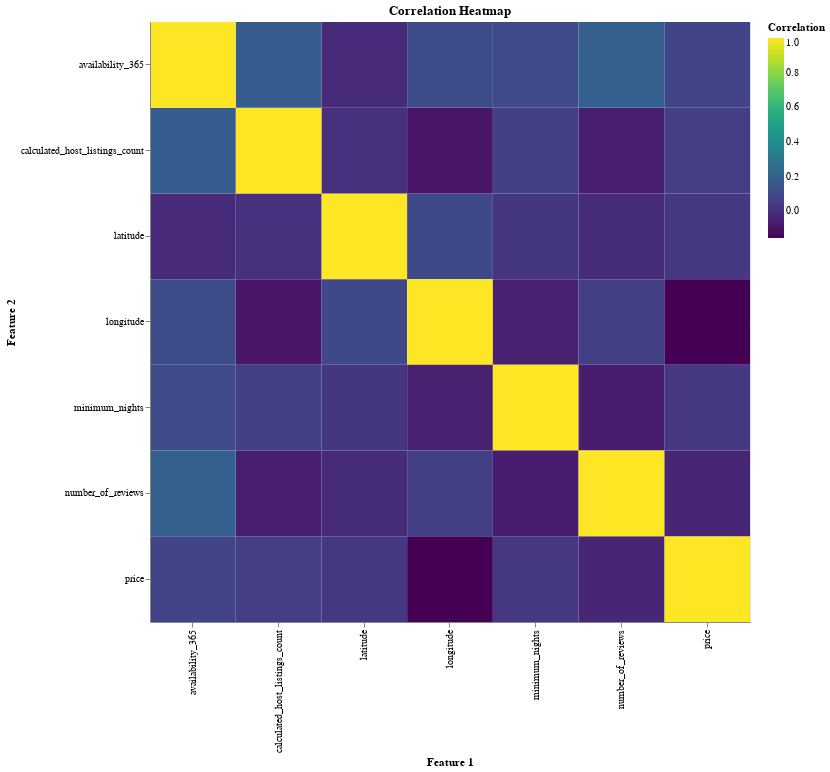

This figure's notebook cell:
### Code cell
#checking numeric features' correlations except for id and host_id
numeric_features = ['latitude',
                    'longitude',	
                    'price',	
                    'minimum_nights',	
                    'number_of_reviews',
                    'calculated_host_listings_count',
                    'availability_365']

correlation_matrix = train_df[numeric_features].corr()
correlation_long = correlation_matrix.reset_index().melt(id_vars='index')
correlation_long.columns = ['Feature 1', 'Feature 2', 'Correlation']

alt.Chart(correlation_long, width=80, height=80).mark_rect().encode(
    x='Feature 1:O',
    y='Feature 2:O',
    color=alt.Color('Correlation:Q', scale=alt.Scale(scheme='viridis')),
    tooltip=['Feature 1', 'Feature 2', 'Correlation']
).properties(
    width=600,
    height=600,
    title="Correlation Heatmap"
)

### Figure 1 — Vega specification as saved in the notebook (floating-point values rounded to 4 significant figures)
{"$schema": "https://vega.github.io/schema/vega/v5.json", "data": [{"name": "source_0", "values": [{"Correlation": 1.0, "Feature 1": "latitude", "Feature 2": "latitude"}, {"Correlation": 0.09212, "Feature 1": "longitude", "Feature 2": "latitude"}, {"Correlation": 0.03, "Feature 1": "price", "Feature 2": "latitude"}, {"Correlation": 0.02403, "Feature 1": "minimum_nights", "Feature 2": "latitude"}, {"Correlation": -0.01262, "Feature 1": "number_of_reviews", "Feature 2": "latitude"}, {"Correlation": 0.003539, "Feature 1": "calculated_host_listings_count", "Feature 2": "latitude"}, {"Correlation": -0.01794, "Feature 1": "availability_365", "Feature 2": "latitude"}, {"Correlation": 0.09212, "Feature 1": "latitude", "Feature 2": "longitude"}, {"Correlation": 1.0, "Feature 1": "longitude", "Feature 2": "longitude"}, {"Correlation": -0.1539, "Feature 1": "price", "Feature 2": "longitude"}, {"Correlation": -0.05391, "Feature 1": "minimum_nights", "Feature 2": "longitude"}, {"Correlation": 0.05596, "Feature 1": "number_of_reviews", "Feature 2": "longitude"}, {"Correlation": -0.09284, "Feature 1": "calculated_host_listings_count", "Feature 2": "longitude"}, {"Correlation": 0.104, "Feature 1": "availability_365", "Feature 2": "longitude"}, {"Correlation": 0.03, "Feature 1": "latitude", "Feature 2": "price"}, {"Correlation": -0.1539, "Feature 1": "longitude", "Feature 2": "price"}, {"Correlation": 1.0, "Feature 1": "price", "Feature 2": "price"}, {"Correlation": 0.02869, "Feature 1": "minimum_nights", "Feature 2": "price"}, {"Correlation": -0.0353, "Feature 1": "number_of_reviews", "Feature 2": "price"}, {"Correlation": 0.05315, "Feature 1": "calculated_host_listings_count", "Feature 2": "price"}, {"Correlation": 0.07805, "Feature 1": "availability_365", "Feature 2": "price"}, {"Correlation": 0.02403, "Feature 1": "latitude", "Feature 2": "minimum_nights"}, {"Correlation": -0.05391, "Feature 1": "longitude", "Feature 2": "minimum_nights"}, {"Correlation": 0.02869, "Feature 1": "price", "Feature 2": "minimum_nights"}, {"Correlation": 1.0, "Feature 1": "minimum_nights", "Feature 2": "minimum_nights"}, {"Correlation": -0.06657, "Feature 1": "number_of_reviews", "Feature 2": "minimum_nights"}, {"Correlation": 0.06721, "Feature 1": "calculated_host_listings_count", "Feature 2": "minimum_nights"}, {"Correlation": 0.1009, "Feature 1": "availability_365", "Feature 2": "minimum_nights"}, {"Correlation": -0.01262, "Feature 1": "latitude", "Feature 2": "number_of_reviews"}, {"Correlation": 0.05596, "Feature 1": "longitude", "Feature 2": "number_of_reviews"}, {"Correlation": -0.0353, "Feature 1": "price", "Feature 2": "number_of_reviews"}, {"Correlation": -0.06657, "Feature 1": "minimum_nights", "Feature 2": "number_of_reviews"}, {"Correlation": 1.0, "Feature 1": "number_of_reviews", "Feature 2": "number_of_reviews"}, {"Correlation": -0.05887, "Feature 1": "calculated_host_listings_count", "Feature 2": "number_of_reviews"}, {"Correlation": 0.1916, "Feature 1": "availability_365", "Feature 2": "number_of_reviews"}, {"Correlation": 0.003539, "Feature 1": "latitude", "Feature 2": "calculated_host_listings_count"}, {"Correlation": -0.09284, "Feature 1": "longitude", "Feature 2": "calculated_host_listings_count"}, {"Correlation": 0.05315, "Feature 1": "price", "Feature 2": "calculated_host_listings_count"}, {"Correlation": 0.06721, "Feature 1": "minimum_nights", "Feature 2": "calculated_host_listings_count"}, {"Correlation": -0.05887, "Feature 1": "number_of_reviews", "Feature 2": "calculated_host_listings_count"}, {"Correlation": 1.0, "Feature 1": "calculated_host_listings_count", "Feature 2": "calculated_host_listings_count"}, {"Correlation": 0.182, "Feature 1": "availability_365", "Feature 2": "calculated_host_listings_count"}, {"Correlation": -0.01794, "Feature 1": "latitude", "Feature 2": "availability_365"}, {"Correlation": 0.104, "Feature 1": "longitude", "Feature 2": "availability_365"}, {"Correlation": 0.07805, "Feature 1": "price", "Feature 2": "availability_365"}, {"Correlation": 0.1009, "Feature 1": "minimum_nights", "Feature 2": "availability_365"}, {"Correlation": 0.1916, "Feature 1": "number_of_reviews", "Feature 2": "availability_365"}, {"Correlation": 0.182, "Feature 1": "calculated_host_listings_count", "Feature 2": "availability_365"}, {"Correlation": 1.0, "Feature 1": "availability_365", "Feature 2": "availability_365"}]}, {"name": "source_0_x_domain_Feature 1", "values": [{"Feature 1": "latitude"}, {"Feature 1": "longitude"}, {"Feature 1": "price"}, {"Feature 1": "minimum_nights"}, {"Feature 1": "number_of_reviews"}, {"Feature 1": "calculated_host_listings_count"}, {"Feature 1": "availability_365"}]}, {"name": "source_0_y_domain_Feature 2", "values": [{"Feature 2": "latitude"}, {"Feature 2": "longitude"}, {"Feature 2": "price"}, {"Feature 2": "minimum_nights"}, {"Feature 2": "number_of_reviews"}, {"Feature 2": "calculated_host_listings_count"}, {"Feature 2": "availability_365"}]}, {"name": "source_0_color_domain_Correlation", "values": [{"min": -0.1539, "max": 1.0}]}], "marks": [{"type": "rect", "name": "marks", "from": {"data": "source_0"}, "encode": {"update": {"tooltip": {"signal": "{\"Feature 1\": isValid(datum[\"Feature 1\"]) ? datum[\"Feature 1\"] : \"\"+datum[\"Feature 1\"], \"Feature 2\": isValid(datum[\"Feature 2\"]) ? datum[\"Feature 2\"] : \"\"+datum[\"Feature 2\"], \"Correlation\": format(datum[\"Correlation\"], \"\")}"}, "x": {"field": "Feature 1", "scale": "x"}, "width": {"signal": "max(0.25, bandwidth('x'))"}, "y": {"field": "Feature 2", "scale": "y"}, "height": {"signal": "max(0.25, bandwidth('y'))"}, "fill": {"field": "Correlation", "scale": "color"}}}, "style": ["rect"]}], "scales": [{"name": "x", "type": "band", "domain": {"data": "source_0_x_domain_Feature 1", "field": "Feature 1", "sort": true}, "range": [0, {"signal": "width"}], "paddingOuter": 0, "paddingInner": 0}, {"name": "y", "type": "band", "domain": {"data": "source_0_y_domain_Feature 2", "field": "Feature 2", "sort": true}, "range": [0, {"signal": "height"}], "paddingInner": 0, "paddingOuter": 0}, {"name": "color", "type": "linear", "domain": [{"signal": "(data(\"source_0_color_domain_Correlation\")[0] || {}).min"}, {"signal": "(data(\"source_0_color_domain_Correlation\")[0] || {}).max"}], "range": {"scheme": "viridis"}, "interpolate": "hcl", "zero": false}], "axes": [{"scale": "x", "zindex": 1, "labelAngle": 270, "grid": false, "labelBaseline": "middle", "orient": "bottom", "labelAlign": "right", "title": "Feature 1"}, {"scale": "y", "orient": "left", "grid": false, "title": "Feature 2", "zindex": 1}], "title": {"text": "Correlation Heatmap", "frame": "group"}, "background": "white", "legends": [{"fill": "color", "gradientLength": {"signal": "clamp(height, 64, 200)"}, "title": "Correlation"}], "height": 600, "padding": 5, "width": 600, "style": "cell"}
